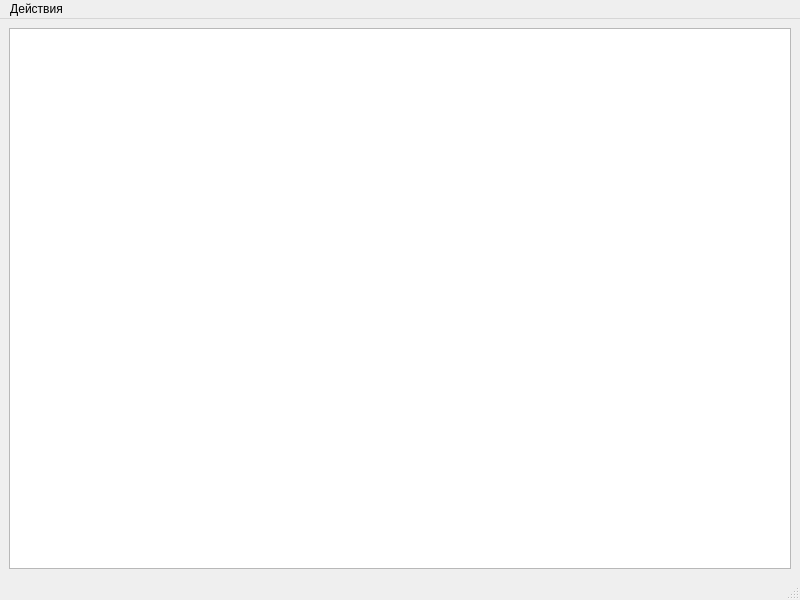
<?xml version="1.0" encoding="UTF-8"?>
<ui version="4.0">
 <class>MainWindow</class>
 <widget class="QMainWindow" name="MainWindow">
  <property name="geometry">
   <rect>
    <x>0</x>
    <y>0</y>
    <width>800</width>
    <height>600</height>
   </rect>
  </property>
  <property name="windowTitle">
   <string>MainWindow</string>
  </property>
  <widget class="QWidget" name="centralwidget">
   <layout class="QGridLayout" name="gridLayout">
    <item row="0" column="0">
     <widget class="QTableWidget" name="addedGoods"/>
    </item>
   </layout>
  </widget>
  <widget class="QMenuBar" name="menubar">
   <property name="geometry">
    <rect>
     <x>0</x>
     <y>0</y>
     <width>800</width>
     <height>26</height>
    </rect>
   </property>
   <widget class="QMenu" name="menu">
    <property name="title">
     <string>Действия</string>
    </property>
    <addaction name="newItem"/>
    <addaction name="newCheck"/>
   </widget>
   <addaction name="menu"/>
  </widget>
  <widget class="QStatusBar" name="statusbar"/>
  <action name="newItem">
   <property name="text">
    <string>Добавить товар...</string>
   </property>
  </action>
  <action name="newCheck">
   <property name="text">
    <string>Создать чек</string>
   </property>
  </action>
 </widget>
 <resources/>
 <connections/>
</ui>
